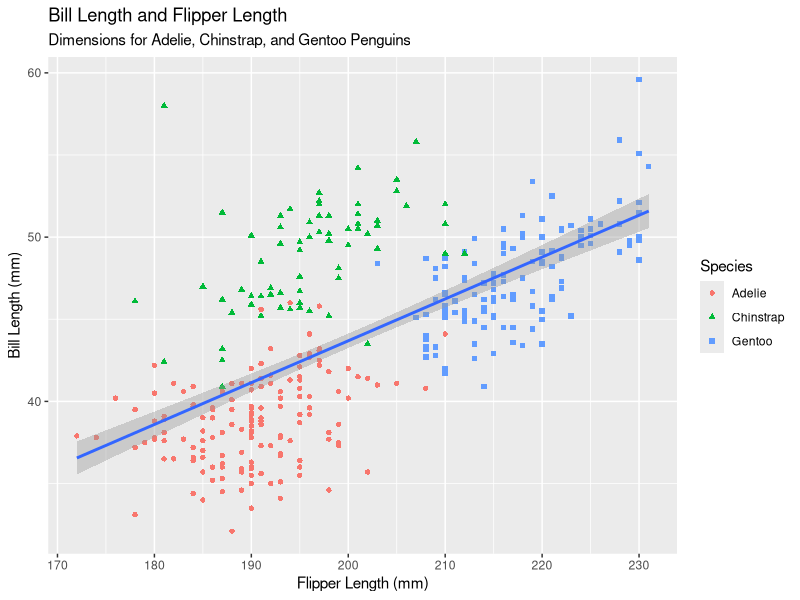
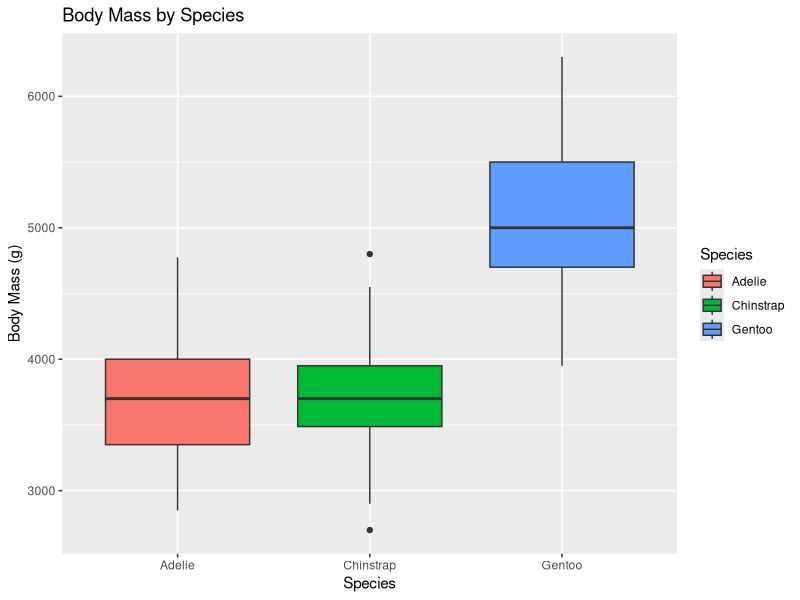
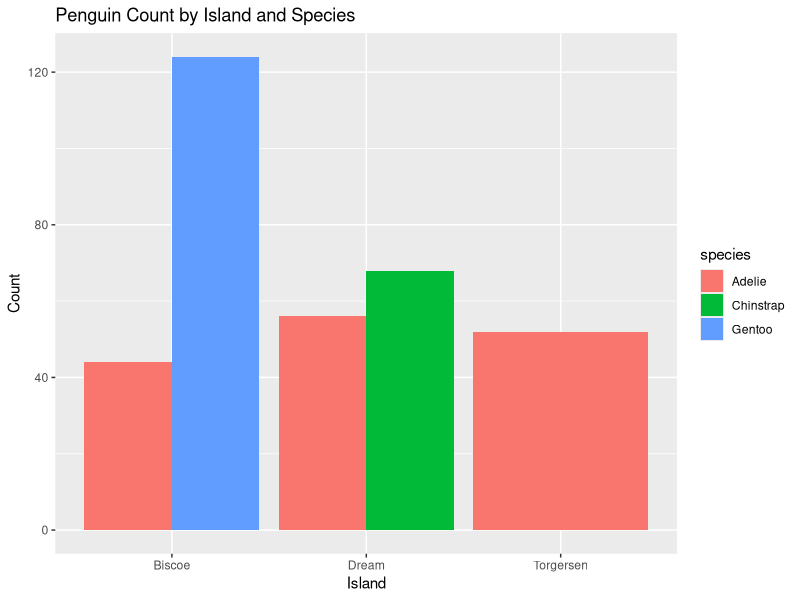

Source code (R) for these figures, in order:
## ---- chunk 1
#| label: setup
#| message: false
library(tidyverse)
library(palmerpenguins)
## ---- chunk 2
# Make your agreed-upon plot here, e.g.:
# penguins |> ggplot(aes(x = species, y = body_mass_g, fill = species)) + geom_boxplot()
## ---- chunk 3
glimpse(penguins)
ggplot(data = penguins, mapping = aes(x=flipper_length_mm, y=bill_length_mm)) + 
  geom_point(mapping = aes(color=species, shape=species)) + 
  geom_smooth(method="lm") + 
  labs(title="Bill Length and Flipper Length", 
       subtitle="Dimensions for Adelie, Chinstrap, and Gentoo Penguins" , 
       x= "Flipper Length (mm)", 
       y= "Bill Length (mm)", 
       color = "Species", 
       shape = "Species")
## ---- chunk 4
ggplot(data = penguins, mapping = aes(x = species, y = body_mass_g, fill = species)) +
  geom_boxplot() +
  labs(title = "Body Mass by Species",
       x = "Species",
       y = "Body Mass (g)",
       fill = "Species")
## ---- chunk 5
ggplot(penguins, aes(x = island, fill = species)) +
  geom_bar(position = "dodge") +
  labs(title = "Penguin Count by Island and Species",
       x = "Island", y = "Count")
